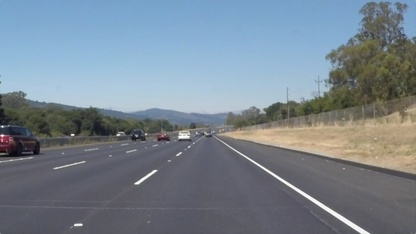
#> input picture test_images/solidWhiteRight.jpg, 416 x 234 px, shrunk from 960 x 540 before the run; the run also reads 1 picture not shown here
$ jupyter execute --allow-errors P1.ipynb   (shell and % lines are left out)
#> lines starting #> are read from the running program, lines starting #| are printed output that depends on the picture; after the words box and inside, x2 and y2 are one past the last pixel; in counts of white or black regions, pixels touching at a corner belong together
# Self-Driving Car Engineer Nanodegree

## Project: **Finding Lane Lines on the Road**
***
In this project, you will use the tools you learned about in the lesson to identify lane lines on the road.  You can develop your pipeline on a series of individual images, and later apply the result to a video stream (really just a series of images). Check out the video clip "raw-lines-example.mp4" (also contained in this repository) to see what the output should look like after using the helper functions below.

Once you have a result that looks roughly like "raw-lines-example.mp4", you'll need to get creative and try to average and/or extrapolate the line segments you've detected to map out the full extent of the lane lines.  You can see an example of the result you're going for in the video "P1_example.mp4".  Ultimately, you would like to draw just one line for the left side of the lane, and one for the right.

In addition to implementing code, there is a brief writeup to complete. The writeup should be completed in a separate file, which can be either a markdown file or a pdf document. There is a [write up template](https://github.com/udacity/CarND-LaneLines-P1/blob/master/writeup_template.md) that can be used to guide the writing process. Completing both the code in the Ipython notebook and the writeup template will cover all of the [rubric points](https://review.udacity.com/#!/rubrics/322/view) for this project.

---
Let's have a look at our first image called 'test_images/solidWhiteRight.jpg'.  Run the 2 cells below (hit Shift-Enter or the "play" button above) to display the image.

**Note: If, at any point, you encounter frozen display windows or other confounding issues, you can always start again with a clean slate by going to the "Kernel" menu above and selecting "Restart & Clear Output".**

---

**The tools you have are color selection, region of interest selection, grayscaling, Gaussian smoothing, Canny Edge Detection and Hough Tranform line detection.  You  are also free to explore and try other techniques that were not presented in the lesson.  Your goal is piece together a pipeline to detect the line segments in the image, then average/extrapolate them and draw them onto the image for display (as below).  Once you have a working pipeline, try it out on the video stream below.**

---

<figure>

 <figcaption>
 <p></p>
 <p style="text-align: center;"> Your output should look something like this (above) after detecting line segments using the helper functions below </p>
 </figcaption>
</figure>
 <p></p>
<figure>

 <figcaption>
 <p></p>
 <p style="text-align: center;"> Your goal is to connect/average/extrapolate line segments to get output like this</p>
 </figcaption>
</figure>

**Run the cell below to import some packages.  If you get an `import error` for a package you've already installed, try changing your kernel (select the Kernel menu above --> Change Kernel).  Still have problems?  Try relaunching Jupyter Notebook from the terminal prompt.  Also, see [this forum post](https://carnd-forums.udacity.com/cq/viewquestion.action?spaceKey=CAR&id=29496372&questionTitle=finding-lanes---import-cv2-fails-even-though-python-in-the-terminal-window-has-no-problem-with-import-cv2) for more troubleshooting tips.**

## Import Packages

[cell 1]
#importing some useful packages
import matplotlib.pyplot as plt
import matplotlib.image as mpimg
import numpy as np
import cv2

## Read in an Image

[cell 2]
#reading in an image
image = mpimg.imread('test_images/solidWhiteRight.jpg')
#> image is the input picture: shape (234, 416, 3); mean R, G, B 120.3, 132.6, 143.7

#printing out some stats and plotting
print('This image is:', type(image), 'with dimensions:', image.shape)
#| This image is: <class 'numpy.ndarray'> with dimensions: (234, 416, 3)
plt.imshow(image)  # if you wanted to show a single color channel image called 'gray', for example, call as plt.imshow(gray, cmap='gray')

## Ideas for Lane Detection Pipeline

**Some OpenCV functions (beyond those introduced in the lesson) that might be useful for this project are:**

`cv2.inRange()` for color selection
`cv2.fillPoly()` for regions selection
`cv2.line()` to draw lines on an image given endpoints
`cv2.addWeighted()` to coadd / overlay two images
`cv2.cvtColor()` to grayscale or change color
`cv2.imwrite()` to output images to file
`cv2.bitwise_and()` to apply a mask to an image

**Check out the OpenCV documentation to learn about these and discover even more awesome functionality!**

## Helper Functions

Below are some helper functions to help get you started. They should look familiar from the lesson!

[cell 3]
import math

def grayscale(img):
    """Applies the Grayscale transform
    This will return an image with only one color channel
    but NOTE: to see the returned image as grayscale
    (assuming your grayscaled image is called 'gray')
    you should call plt.imshow(gray, cmap='gray')"""
    return cv2.cvtColor(img, cv2.COLOR_RGB2GRAY)
    # Or use BGR2GRAY if you read an image with cv2.imread()
    # return cv2.cvtColor(img, cv2.COLOR_BGR2GRAY)

def canny(img, low_threshold, high_threshold):
    """Applies the Canny transform"""
    return cv2.Canny(img, low_threshold, high_threshold)

def gaussian_blur(img, kernel_size):
    """Applies a Gaussian Noise kernel"""
    return cv2.GaussianBlur(img, (kernel_size, kernel_size), 0)

def region_of_interest(img, vertices):
    """
    Applies an image mask.

    Only keeps the region of the image defined by the polygon
    formed from `vertices`. The rest of the image is set to black.
    """
    #defining a blank mask to start with
    mask = np.zeros_like(img)

    #defining a 3 channel or 1 channel color to fill the mask with depending on the input image
    if len(img.shape) > 2:
        channel_count = img.shape[2]  # i.e. 3 or 4 depending on your image
        ignore_mask_color = (255,) * channel_count
    else:
        ignore_mask_color = 255

    #filling pixels inside the polygon defined by "vertices" with the fill color
    cv2.fillPoly(mask, vertices, ignore_mask_color)

    #returning the image only where mask pixels are nonzero
    masked_image = cv2.bitwise_and(img, mask)
    return masked_image


def draw_lines(img, lines, color=[255, 0, 0], thickness=2, extrapolate_line=False):
    """
    NOTE: this is the function you might want to use as a starting point once you want to
    average/extrapolate the line segments you detect to map out the full
    extent of the lane (going from the result shown in raw-lines-example.mp4
    to that shown in P1_example.mp4).

    Think about things like separating line segments by their
    slope ((y2-y1)/(x2-x1)) to decide which segments are part of the left
    line vs. the right line.  Then, you can average the position of each of
    the lines and extrapolate to the top and bottom of the lane.

    This function draws `lines` with `color` and `thickness`.
    Lines are drawn on the image inplace (mutates the image).
    If you want to make the lines semi-transparent, think about combining
    this function with the weighted_img() function below
    """

    # extrapolate_line allow drawing the full line
    if extrapolate_line:

        # average/extrapolate the line segments you detect to map out the full extent of the lane
        right_lines = []
        left_lines = []

        for line in lines:
            for x1, y1, x2, y2 in line:

                delta_y = y2 - y1
                delta_x = x2 - x1

                slope = delta_y / delta_x

                if slope > 0 and slope >= .5: #right line
                    right_lines.append((x1, y1, x2, y2))
                elif slope <= -.7: #left line
                    left_lines.append((x1, y1, x2, y2))

        if (len(right_lines) > 0):
            # y priorization
            # (top right) lower y1 and lower x1
            x1, y1, _, _ = sorted(right_lines, key=lambda i: (-i[1], -i[0]), reverse=True)[0]

            # x priorization
            # (botton right) higher x2 and lower y2
            _, _, x2, y2 = sorted(right_lines,key=lambda i: (i[2], -i[3]), reverse=True)[0]

            cv2.line(img, (x1, y1), (x2, y2), color, 10)

        if (len(left_lines) > 0):

            # y priorization
            # (botton left) lower x1 and lower y1
            x1, y1, _, _ = sorted(left_lines, key=lambda i: (-i[0], -i[1]), reverse=True)[0]

            # x priorization
            # (top left) lower y2 and higher x2
            _, _, x2, y2 = sorted(left_lines,key=lambda i: (-i[3], i[2]), reverse=True)[0]

            cv2.line(img, (x1, y1), (x2, y2), color, 10)

    else:
        for line in lines:
            for x1, y1, x2, y2 in line:
                cv2.line(img, (x1, y1), (x2, y2), color, thickness)

def hough_lines(img, rho, theta, threshold, min_line_len, max_line_gap):
    """
    `img` should be the output of a Canny transform.

    Returns an image with hough lines drawn.
    """
    lines = cv2.HoughLinesP(img, rho, theta, threshold, np.array([]), minLineLength=min_line_len, maxLineGap=max_line_gap)
    line_img = np.zeros((img.shape[0], img.shape[1], 3), dtype=np.uint8)
    return line_img, lines

# Python 3 has support for cool math symbols.

# [13 lines left out: function weighted_img, not called in this run]

## Test Images

Build your pipeline to work on the images in the directory "test_images"
**You should make sure your pipeline works well on these images before you try the videos.**

[cell 4]
import os
os.listdir("test_images/")

## Build a Lane Finding Pipeline

Build the pipeline and run your solution on all test_images. Make copies into the `test_images_output` directory, and you can use the images in your writeup report.

Try tuning the various parameters, especially the low and high Canny thresholds as well as the Hough lines parameters.

[cell 5]
# Build your pipeline that will draw lane lines on the test_images
# then save them to the test_images directory.

test_output = r'test_images_output'
if not os.path.exists(test_output):
    os.makedirs(test_output)

filename = 'whiteCarLaneSwitch.jpg'
image = mpimg.imread('test_images/' + filename)
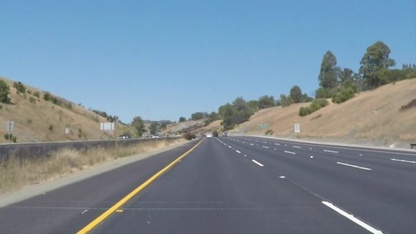
#> input picture test_images/whiteCarLaneSwitch.jpg, 416 x 234 px, shrunk from 960 x 540 before the run
#> image is the input picture: shape (234, 416, 3); mean R, G, B 121.2, 139.4, 152.9

# convert to gray scale and apply gaussian smoothing
gray = grayscale(image)
#> in grayscale, `return cv2.cvtColor(img, cv2.COLOR_RGB2GRAY)`:
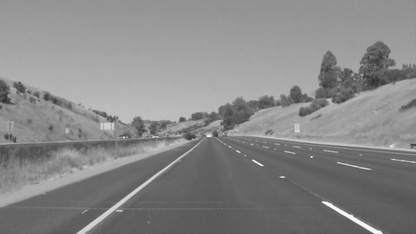
#> returned value: shape (234, 416); min 44, max 255, mean 135.5
blur_gray = gaussian_blur(gray, 7)

plt.figure(figsize = (30,6))
plt.imshow(image)

plt.imshow(blur_gray, cmap='Greys_r')
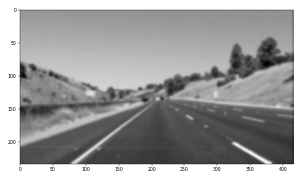
#> figure drawn by matplotlib, 1 panel

[cell 6]
# compute gradient (cany edge)
low_threshold = 50
ratio = 3
edges = cv2.Canny(blur_gray, low_threshold, low_threshold * ratio)
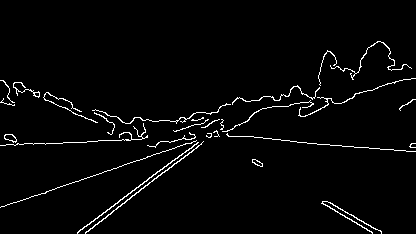
#> edges: shape (234, 416); 2.8% white in thin lines or dots, all inside (x1, y1, x2, y2) = (0, 41, 416, 234)

plt.figure(figsize = (30,6))
plt.imshow(edges, cmap='gray')

[cell 7]
# create a mask image

#bl, tl, tr, br
imshape = edges.shape

rows = imshape[0]
cols = imshape[1]

x_bl = int((4/32) * cols)
x_tl = int((14/32) * cols)
x_tr = int((9/16) * cols)
x_br = int((15/16) * cols)

y_top = int((20/32) * rows)

vertices = np.array([[(x_bl, rows), (x_tl, y_top), (x_tr, y_top), (x_br, rows)]], dtype=np.int32)

masked_img = region_of_interest(edges, vertices)
#> in region_of_interest, `cv2.fillPoly(mask, vertices, ignore_mask_color)`:
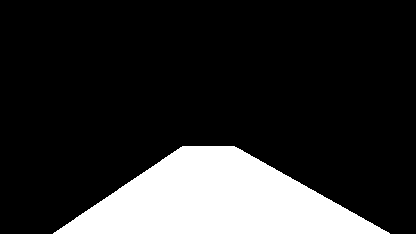
#> mask: shape (234, 416); 17.7% white; 1 white region, box (x1, y1, x2, y2) and area: (53, 146, 390, 234) 17215
#> in region_of_interest, `masked_image = cv2.bitwise_and(img, mask)`:
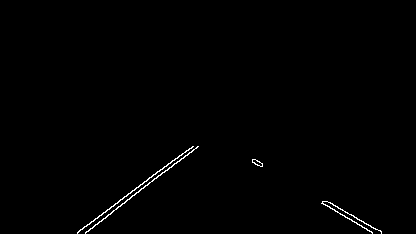
#> masked_image: shape (234, 416); 0.62% white in thin lines or dots, all inside (x1, y1, x2, y2) = (77, 146, 382, 234)

plt.figure(figsize = (30,5))

plt.imshow(masked_img)

[cell 8]
# Define the Hough transform parameters
rho = 2
theta = np.pi/180
threshold = 50
min_line_length = 100
max_line_gap = 160

line_img, lines = hough_lines(masked_img, rho, theta, threshold, min_line_length, max_line_gap)
#> in hough_lines, `lines = cv2.HoughLinesP(img, rho, theta, threshold, np.array([]), minL..`: lines = [[77, 232, 192, 146], [85, 233, 189, 152], [252, 161, 372, 233], [253, 159, 381, 233], [255, 159, 372, 232]]
#> line_img: shape (234, 416, 3); every value is 0

draw_lines(image, lines)
#> the loop in draw_lines, `for line in lines:` made 5 passes

plt.figure(figsize = (30,6))
plt.imshow(image)

# save image
cv2.imwrite(test_output + '/' + filename, image)
#> Out = True

## Test on Videos

You know what's cooler than drawing lanes over images? Drawing lanes over video!

We can test our solution on two provided videos:

`solidWhiteRight.mp4`

`solidYellowLeft.mp4`

**Note: if you get an `import error` when you run the next cell, try changing your kernel (select the Kernel menu above --> Change Kernel).  Still have problems?  Try relaunching Jupyter Notebook from the terminal prompt. Also, check out [this forum post](https://carnd-forums.udacity.com/questions/22677062/answers/22677109) for more troubleshooting tips.**

**If you get an error that looks like this:**
```
NeedDownloadError: Need ffmpeg exe.
You can download it by calling:
imageio.plugins.ffmpeg.download()
```
**Follow the instructions in the error message and check out [this forum post](https://carnd-forums.udacity.com/display/CAR/questions/26218840/import-videofileclip-error) for more troubleshooting tips across operating systems.**

[cell 9]
# Import everything needed to edit/save/watch video clips
from moviepy.editor import VideoFileClip
from IPython.display import HTML

[cell 10]
# [48 lines left out: function process_image, not called in this run]

Let's try the one with the solid white lane on the right first ...

[cell 11]
white_output = 'test_videos_output/solidWhiteRight.mp4'
## To speed up the testing process you may want to try your pipeline on a shorter subclip of the video
## To do so add .subclip(start_second,end_second) to the end of the line below
## Where start_second and end_second are integer values representing the start and end of the subclip
## You may also uncomment the following line for a subclip of the first 5 seconds
## clip1 = VideoFileClip("test_videos/solidWhiteRight.mp4").subclip(0,5)
#> (the rest of this cell did not finish here and is left out)

Play the video inline, or if you prefer find the video in your filesystem (should be in the same directory) and play it in your video player of choice.

[cell 12]
HTML("""
<video width="960" height="540" controls>
  <source src="{0}">
</video>
""".format(white_output))

## Improve the draw_lines() function

**At this point, if you were successful with making the pipeline and tuning parameters, you probably have the Hough line segments drawn onto the road, but what about identifying the full extent of the lane and marking it clearly as in the example video (P1_example.mp4)?  Think about defining a line to run the full length of the visible lane based on the line segments you identified with the Hough Transform. As mentioned previously, try to average and/or extrapolate the line segments you've detected to map out the full extent of the lane lines. You can see an example of the result you're going for in the video "P1_example.mp4".**

**Go back and modify your draw_lines function accordingly and try re-running your pipeline. The new output should draw a single, solid line over the left lane line and a single, solid line over the right lane line. The lines should start from the bottom of the image and extend out to the top of the region of interest.**

Now for the one with the solid yellow lane on the left. This one's more tricky!

[cell 13]
yellow_output = 'test_videos_output/solidYellowLeft.mp4'
## To speed up the testing process you may want to try your pipeline on a shorter subclip of the video
## To do so add .subclip(start_second,end_second) to the end of the line below
## Where start_second and end_second are integer values representing the start and end of the subclip
## You may also uncomment the following line for a subclip of the first 5 seconds
## clip2 = VideoFileClip('test_videos/solidYellowLeft.mp4').subclip(0,5)
#> (the rest of this cell did not finish here and is left out)

[cell 14]
HTML("""
<video width="960" height="540" controls>
  <source src="{0}">
</video>
""".format(yellow_output))

## Writeup and Submission

If you're satisfied with your video outputs, it's time to make the report writeup in a pdf or markdown file. Once you have this Ipython notebook ready along with the writeup, it's time to submit for review! Here is a [link](https://github.com/udacity/CarND-LaneLines-P1/blob/master/writeup_template.md) to the writeup template file.

## Optional Challenge

Try your lane finding pipeline on the video below.  Does it still work?  Can you figure out a way to make it more robust?  If you're up for the challenge, modify your pipeline so it works with this video and submit it along with the rest of your project!

[cell 15]
# testing new mask region using draw-lines method

filename = 'challenge.jpg'
image = mpimg.imread('test_images/' + filename)
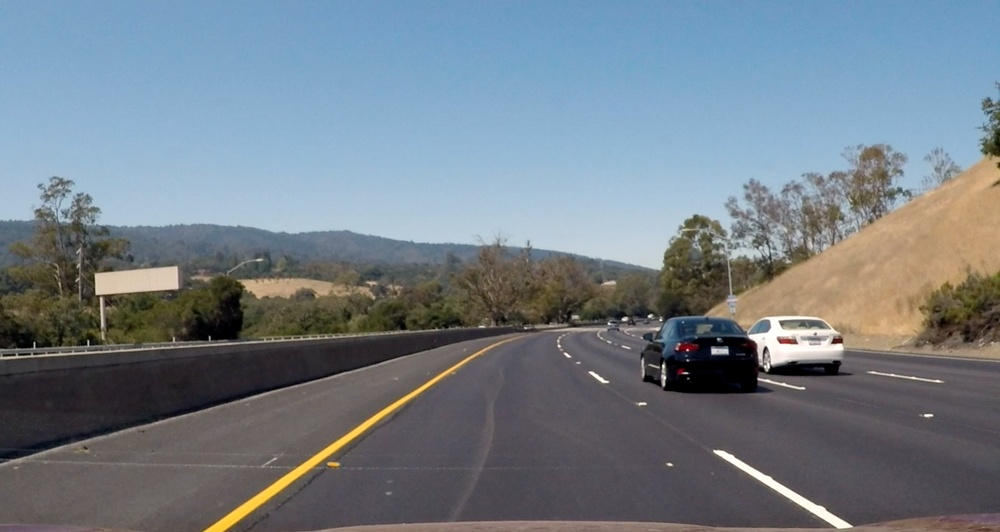
#> input picture test_images/challenge.jpg, 1000 x 532 px, shrunk from 2310 x 1228 before the run
#> image is the input picture: shape (532, 1000, 3); mean R, G, B 115.6, 126.1, 135.1

imshape = image.shape
#> (the rest of the program and of its run is left out)
